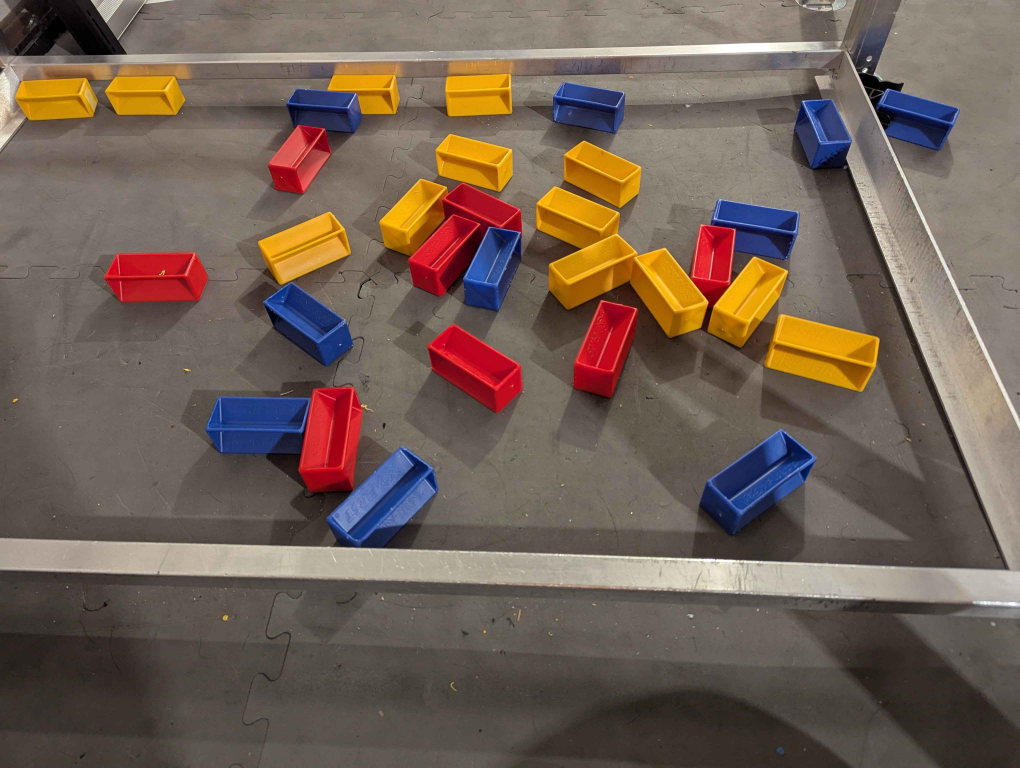
#> input picture imgs/img3.jpg, 4080 x 3072 px, found by its file name (shown at 1/4 size)
$ python 'Edge Shape Pipeline Denoised.py'
#> lines starting #> are read from the running program, lines starting #| are printed output that depends on the picture; after the words box and inside, x2 and y2 are one past the last pixel; in counts of white or black regions, pixels touching at a corner belong together
import cv2
import numpy as np
import math
import Transforms as ref

# Algorithm details:
# 1. Undistort camera
# 2. Map perspective transform
# 3. Convert to hsv and then threshold for red, blue, and yellow
# 4. Find Contours
# 5. Filter based on aspect ratio and minimum area
# 6. Draw contours if needed

#denoising failed attempt

img = cv2.imread("imgs/img3.jpg")
#> img is the input picture: shape (3072, 4080, 3); mean B, G, R 84.7, 96.4, 113.2

dim = (640, 480)
#img.resize(dim)
img = cv2.resize(img, dim)
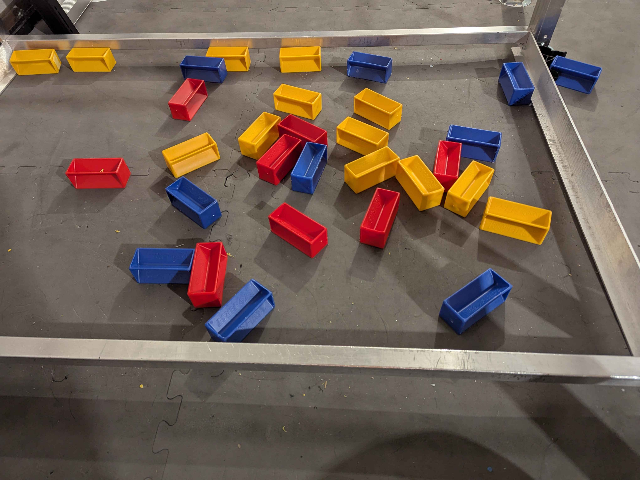
#> img: shape (480, 640, 3); mean B, G, R 84.6, 96.4, 113.1

# Distortion stuff is handled by logitech here

CONTOUR_THRESH_LOW = 500
CONTOUR_THRESH_HIGH = 4000

# Perspective transform
bounds = [(200, 48), (500, 46), (630, 360),  (60, 330)]

# [6 lines of commented-out code are left out]

matrix = cv2.getPerspectiveTransform(np.float32(bounds), np.float32([[0, 0], [dim[0], 0], dim, [0, dim[1]]]))
transformed_image = cv2.warpPerspective(img, matrix, dim)
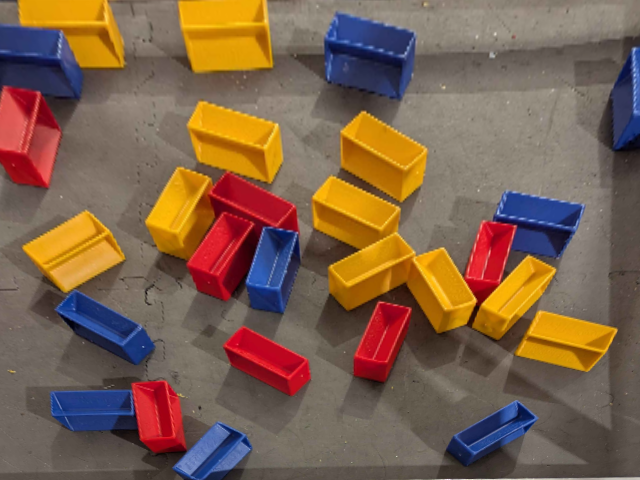
#> transformed_image: shape (480, 640, 3); mean B, G, R 76.4, 96.9, 124.9

edges = cv2.Canny(img, 100, 350)
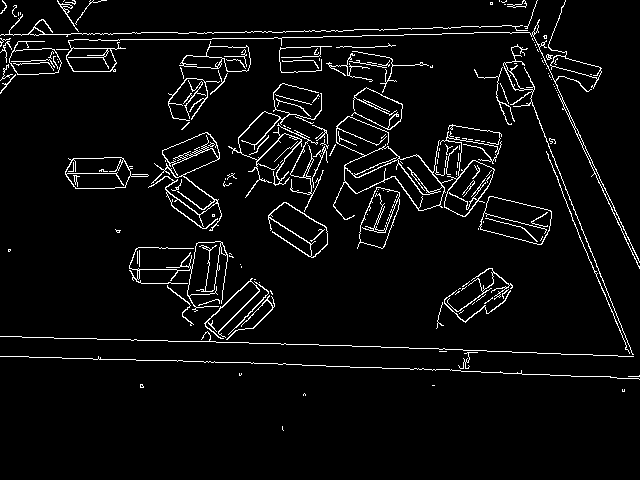
#> edges: shape (480, 640); 4.7% white in thin lines or dots, all inside (x1, y1, x2, y2) = (0, 0, 640, 431)
edges = cv2.warpPerspective(edges, matrix, dim)
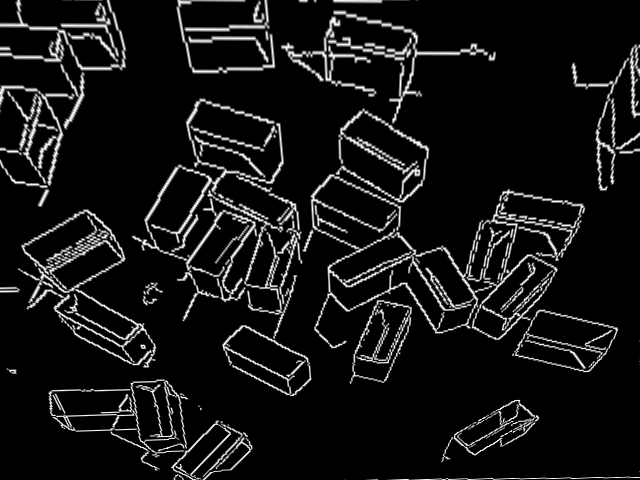
#> edges: shape (480, 640); min 0, max 255, mean 20.3

for i in range(0):
  edges = cv2.GaussianBlur(edges,(5,5),0)

cv2.imshow("predenoise", edges)

#Edge Noise Mask
noise = np.ones_like(edges, dtype=np.uint8) * 255
edge_contours, _ = cv2.findContours(edges.copy(), cv2.RETR_TREE, cv2.CHAIN_APPROX_SIMPLE)
#> edge_contours = 381 contours, 259 with area under 20; largest, box (x1, y1, x2, y2) and area: (280, 10, 619, 384) 43065, (131, 98, 312, 397) 25738, (48, 379, 253, 480) 9728, (17, 209, 157, 368) 9652, (0, 0, 127, 207) 8266

for contour in edge_contours:
   if (len(contour) < 5):
      cv2.drawContours(noise, contour, -1, 0, thickness=2)
#> this loop made 381 passes
#> contour on passes 1, 2, 4: [[364, 479], [378, 479]], [[343, 479], [345, 479]], [[639, 471], [639, 472]]
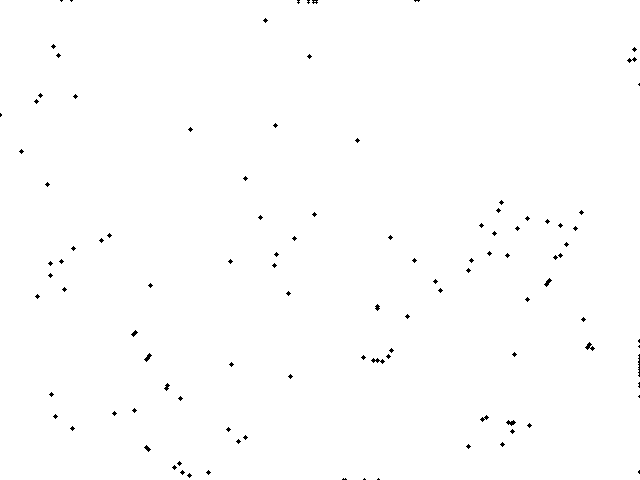
#> noise: shape (480, 640); 99.5% white; black in thin lines or dots

# cv2.drawContours(noise, removal, -1, 0, thickness=cv2.FILLED)
cv2.imshow("noise", noise)

edges = cv2.bitwise_and(edges, edges, mask=noise)
cv2.imshow("post denoise", edges)
# empty is white for empty space, black for stuff you want to remove
# in order to merge you bitwise and

contours, _ = cv2.findContours(edges, cv2.RETR_TREE, cv2.CHAIN_APPROX_SIMPLE)
#> contours = 267 contours, 146 with area under 20; largest, box (x1, y1, x2, y2) and area: (280, 10, 619, 384) 39684, (131, 98, 312, 397) 25016, (17, 209, 157, 368) 9652, (0, 0, 127, 207) 8234, (48, 379, 253, 480) 6079

contours = [contour for contour in contours if cv2.contourArea(contour) > CONTOUR_THRESH_LOW and cv2.contourArea(contour) < CONTOUR_THRESH_HIGH]
#> contours = 39 contours; largest, box (x1, y1, x2, y2) and area: (329, 258, 444, 328) 2390, (147, 167, 208, 254) 2348, (571, 43, 640, 191) 2080, (344, 114, 427, 196) 1994, (190, 102, 273, 149) 1917

cv2.drawContours(transformed_image, contours, -1, color=(0, 255, 0), thickness=2)
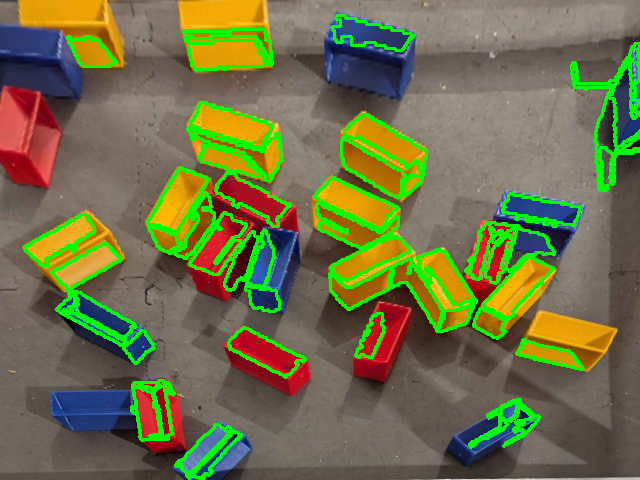
#> transformed_image: shape (480, 640, 3); 9.75% of pixels changed, all inside (x1, y1, x2, y2) = (23, 14, 640, 480)

points = []

for contour in contours:
  M = cv2.moments(contour)
  if M['m00'] != 0.0:
      x = int(M['m10']/M['m00'])
      y = int(M['m01']/M['m00'])
      points.append([x, y])
      cv2.circle(transformed_image, (x, y), 2, 255, 2)
#> this loop made 39 passes
#> (x, y) on passes 1 to 12: (511, 422), (207, 451), (151, 409), (138, 346), (96, 316), (85, 265), (60, 239), (264, 351), (263, 298), (241, 261), (261, 262), (218, 244)
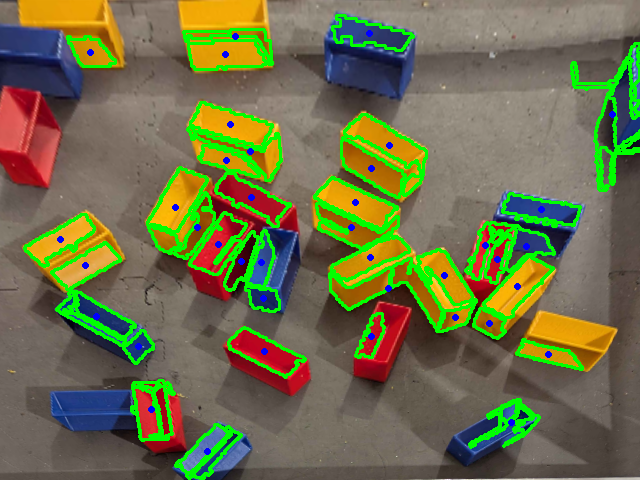
#> transformed_image: shape (480, 640, 3); 0.47% of pixels changed, all inside (x1, y1, x2, y2) = (57, 30, 616, 455)
#> after the loop, points = 39 pairs, first value 60 to 612, second value 33 to 451

cv2.imshow("transformed", transformed_image)

cv2.waitKey(0)

$ run again, with imgs/adam1.jpg copied over imgs/img3.jpg
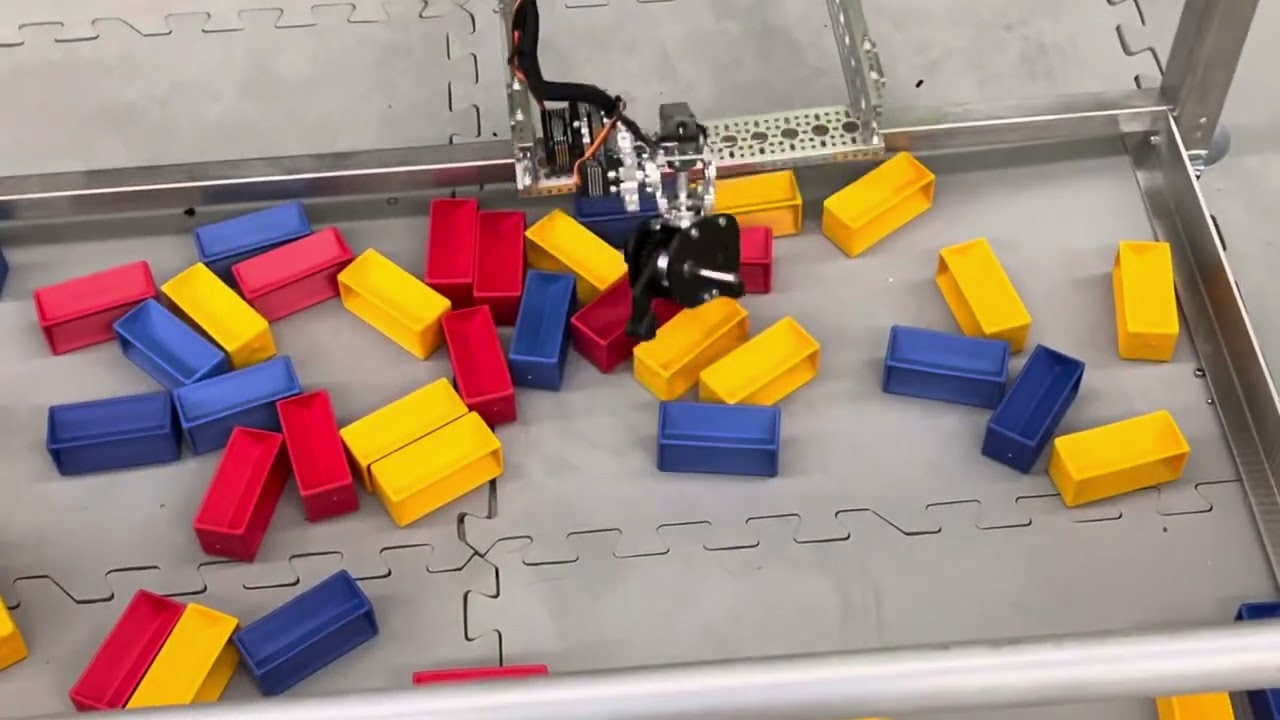
#> input picture imgs/adam1.jpg, 1280 x 720 px, found by its file name
#> img is the input picture: shape (720, 1280, 3); mean B, G, R 126.3, 139.2, 161.7
#> img: shape (480, 640, 3)
#> edge_contours = 408 contours, 243 with area under 20; largest, box (x1, y1, x2, y2) and area: (0, 0, 614, 480) 102784, (456, 252, 631, 468) 12119, (241, 227, 391, 386) 10152, (27, 325, 177, 432) 6846, (435, 143, 536, 276) 6392
#> the loop `for contour in edge_contours:` made 408 passes
#> contour on passes 4, 6, 7: [[516, 477], [517, 476], [518, 477], [517, 478]], [[442, 475], [443, 474], [444, 475], [443, 476]], [[436, 471], [437, 470], [438, 471], [437, 472]]
#> after the loop `for contour in edge_contours:`:
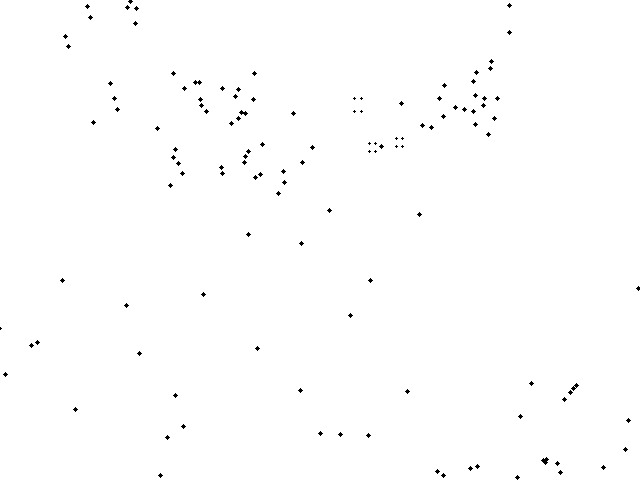
#> noise: shape (480, 640); 99.5% white; black in thin lines or dots
#> `contours, _ = cv2.findContours(edges, cv2.RETR_TREE, cv2.CHAIN_APPROX_..`: contours = 349 contours, 178 with area under 20; largest, box (x1, y1, x2, y2) and area: (0, 0, 614, 480) 97076, (241, 227, 391, 386) 10152, (27, 325, 179, 432) 6863, (435, 143, 536, 276) 6392, (509, 252, 570, 386) 4755
#> `contours = [contour for contour in contours if cv2.contourArea(contour..`: contours = 20 contours; largest, box (x1, y1, x2, y2) and area: (196, 226, 283, 311) 3098, (341, 170, 420, 228) 2930, (195, 293, 244, 378) 2928, (0, 125, 188, 202) 2850, (509, 354, 590, 448) 2785
#> the loop `for contour in contours:` made 20 passes
#> (x, y) on passes 1 to 8: (549, 400), (521, 315), (544, 299), (123, 167), (563, 99), (511, 24), (181, 447), (153, 424)
#> after the loop `for contour in contours:`:
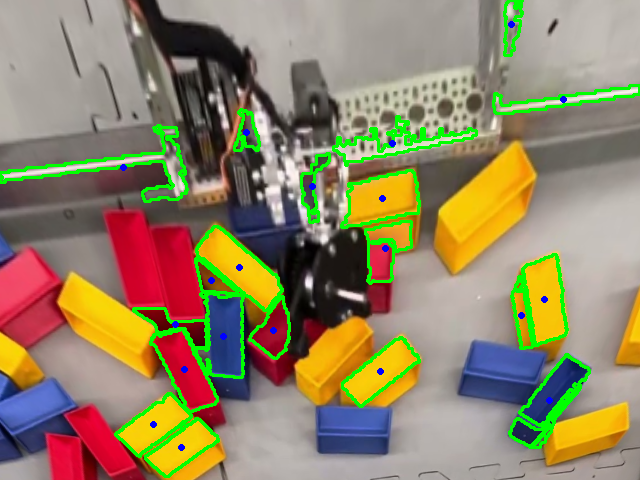
#> transformed_image: shape (480, 640, 3); mean B, G, R 100.4, 133, 145.2
#> after the loop `for contour in contours:`: points = [[549, 400], [521, 315], [544, 299], [123, 167], [563, 99], [511, 24], [181, 447], [153, 424], [380, 371], [184, 369], [175, 324], [273, 330], [223, 336], [211, 280], [239, 267], [385, 248], [382, 198], [312, 186], [392, 143], [246, 132]]

$ run again, with imgs/img0.png saved as imgs/img3.jpg
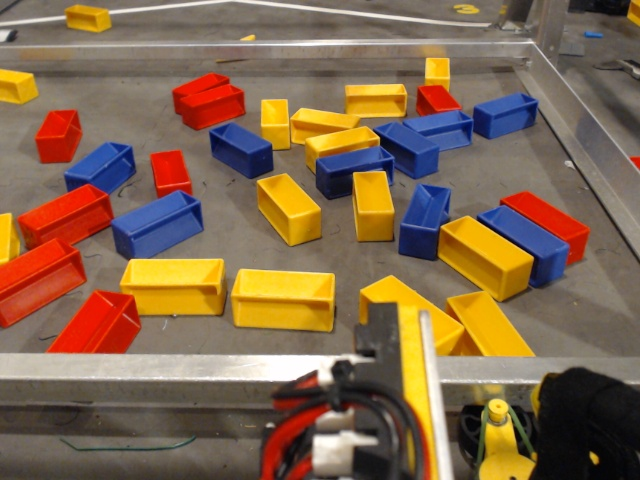
#> input picture imgs/img0.png, 640 x 480 px, found by its file name
#> img is the input picture: shape (480, 640, 3); mean B, G, R 77.7, 104, 130.8
#> edge_contours = 171 contours, 128 with area under 20; largest, box (x1, y1, x2, y2) and area: (0, 29, 640, 370) 50351, (0, 242, 194, 480) 12700, (194, 409, 328, 470) 7300, (195, 411, 324, 469) 6537, (354, 301, 640, 480) 5504
#> the loop `for contour in edge_contours:` made 171 passes
#> contour on passes 5, 6, 10: [[280, 412], [281, 411], [282, 412], [281, 413]], [[247, 412], [248, 411], [249, 412], [248, 413]], [[467, 454], [468, 453], [469, 454], [468, 455]]
#> after the loop `for contour in edge_contours:`:
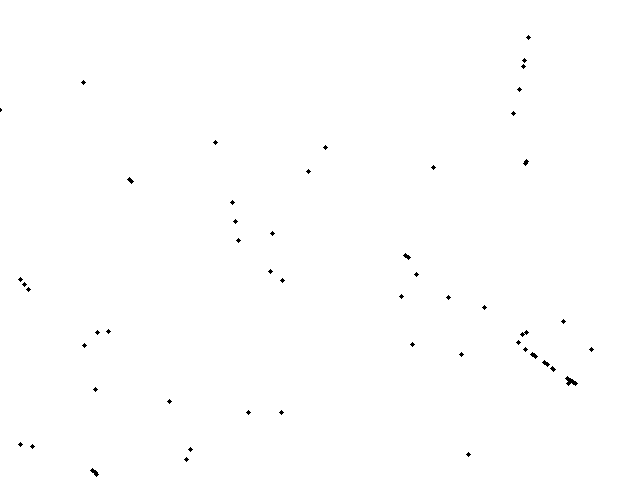
#> noise: shape (480, 640); 99.7% white; black in thin lines or dots, all inside (x1, y1, x2, y2) = (0, 35, 594, 477)
#> `contours, _ = cv2.findContours(edges, cv2.RETR_TREE, cv2.CHAIN_APPROX_..`: contours = 116 contours, 59 with area under 20; largest, box (x1, y1, x2, y2) and area: (0, 77, 640, 370) 42674, (0, 242, 185, 480) 8793, (448, 29, 533, 177) 7538, (283, 231, 403, 321) 5370, (343, 176, 529, 246) 5098
#> `contours = [contour for contour in contours if cv2.contourArea(contour..`: contours = 15 contours; largest, box (x1, y1, x2, y2) and area: (94, 214, 216, 292) 3930, (386, 214, 479, 287) 3025, (197, 283, 297, 348) 2918, (343, 275, 402, 338) 2836, (461, 106, 526, 167) 2289
#> the loop `for contour in contours:` made 15 passes
#> (x, y) on passes 1 to 8: (266, 436), (431, 373), (587, 330), (246, 315), (114, 434), (370, 307), (337, 235), (433, 254)
#> after the loop `for contour in contours:`:
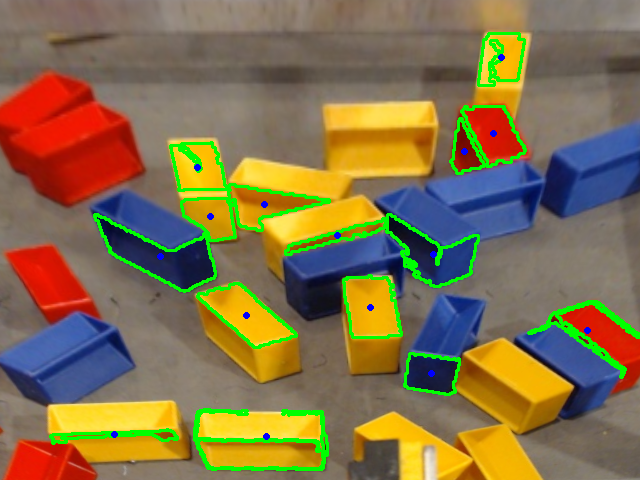
#> transformed_image: shape (480, 640, 3); mean B, G, R 74, 113.3, 131.2
#> after the loop `for contour in contours:`: points = [[266, 436], [431, 373], [587, 330], [246, 315], [114, 434], [370, 307], [337, 235], [433, 254], [160, 256], [210, 216], [264, 204], [197, 167], [464, 151], [493, 133], [501, 57]]
